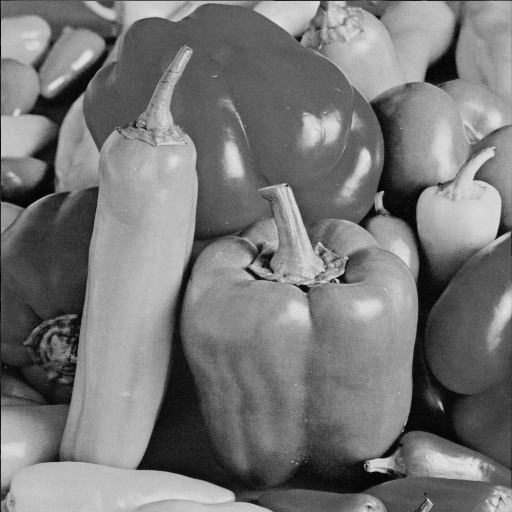
#> input picture hybrid images and corner dector/data/peppers.png, 512 x 512 px
$ python evalDenoising.py
#> lines starting #> are read from the running program, lines starting #| are printed output that depends on the picture
### hybrid images and corner dector/code/utils.py
import numpy as np
import os
import errno
import matplotlib.pyplot as plt

def imread(path):
#> called with path = '../data/peppers.png'
    img = plt.imread(path).astype(float)
#> img: shape (512, 512) float64; min 0, max 0.89, mean 0.469

    #Remove alpha channel if it exists
    if img.ndim > 2 and img.shape[2] == 4:
        img = img[:, :, 0:3]
    #Puts images values in range [0,1]
    if img.max() > 1.0:
        img /= 255.0

    return img


# [26 lines left out: functions mkdir, gaussian, not called in this run]

### hybrid images and corner dector/code/evalDenoising.py
#  This code is part of:
#
#  CMPSCI 370: Computer Vision, Spring 2023
#  University of Massachusetts, Amherst
#  Instructor: Subhransu Maji
#
#  Homework 3

import os
import time
import numpy as np
import matplotlib.pyplot as plt
import sys
from scipy.ndimage import gaussian_filter
from scipy import ndimage, datasets
from utils import imread

im = imread('../data/peppers.png')
noise1 = imread('../data/peppers_g.png')
#> call 2 of imread, with path = '../data/peppers_g.png'
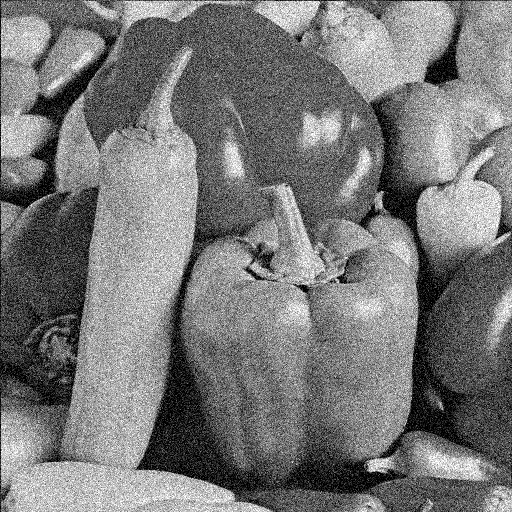
#> input picture hybrid images and corner dector/data/peppers_g.png, 512 x 512 px
noise2 = imread('../data/peppers_sp.png')
#> call 3 of imread, with path = '../data/peppers_sp.png'
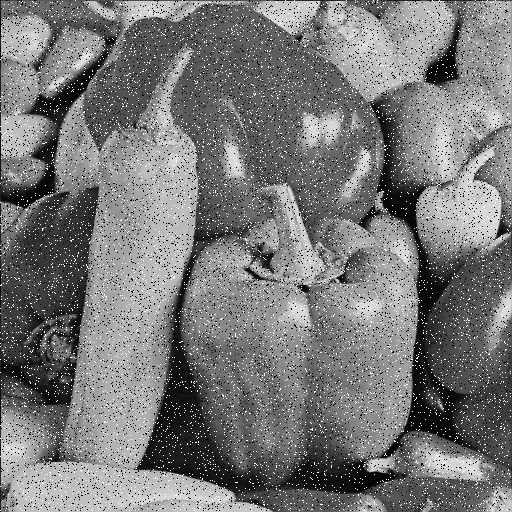
#> input picture hybrid images and corner dector/data/peppers_sp.png, 512 x 512 px

error1 = ((im - noise1)**2).sum()
#> error1 = 3450.3
error2 = ((im - noise2)**2).sum()
#> error2 = 7339.9

print('Input, Errors: {:.2f} {:.2f}'.format(error1, error2))
#| Input, Errors: 3450.26 7339.91

plt.figure(1)

plt.subplot(131)
plt.imshow(im, cmap="gray")
plt.title('Input')

plt.subplot(132)
plt.imshow(noise1, cmap="gray")
plt.title('SE {:.2f}'.format(error1))

plt.subplot(133)
plt.imshow(noise2, cmap="gray")
plt.title('SE {:.2f}'.format(error2))


# Denoising algorithm (Gaussian filtering)
g1 = gaussian_filter(noise1, sigma=1.25)
g2 = gaussian_filter(noise2, sigma=1.57)
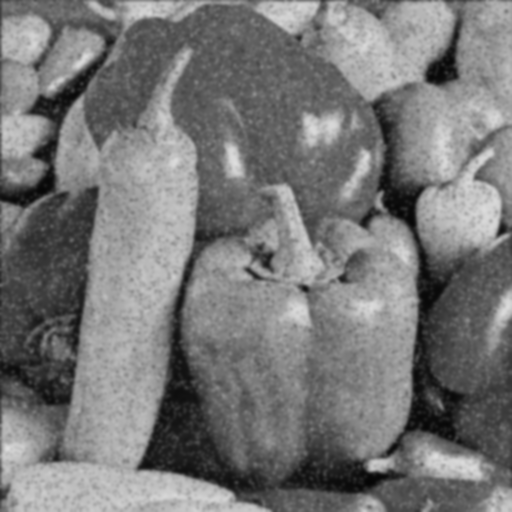
#> g2: shape (512, 512) float64; min 0.0205, max 0.877, mean 0.471
error1 = ((im - g1)**2).sum()
#> error1 = 429.4
error2 = ((im - g2)**2).sum()
#> error2 = 710.4
print('Input, Errors: {:.2f} {:.2f}'.format(error1, error2))
#| Input, Errors: 429.39 710.37

plt.figure(2)

plt.subplot(131)
plt.imshow(im, cmap="gray")
plt.title('Input')

plt.subplot(132)
plt.imshow(g1, cmap="gray")
plt.title('SE {:.2f}'.format(error1))

plt.subplot(133)
plt.imshow(g2, cmap="gray")
plt.title('SE {:.2f}'.format(error2))


# Denoising algorithm (Median filtering)
m1 = ndimage.median_filter(noise1, size=5)
m2 = ndimage.median_filter(noise2, size=3)

error1 = ((im - m1)**2).sum()
#> error1 = 548.9
error2 = ((im - m2)**2).sum()
#> error2 = 137.7
print('Input, Errors: {:.2f} {:.2f}'.format(error1, error2))
#| Input, Errors: 548.86 137.73

plt.figure(3)

plt.subplot(131)
plt.imshow(im, cmap="gray")
plt.title('Input')

plt.subplot(132)
plt.imshow(m1, cmap="gray")
plt.title('SE {:.2f}'.format(error1))

plt.subplot(133)
plt.imshow(m2, cmap="gray")
plt.title('SE {:.2f}'.format(error2))


plt.show()
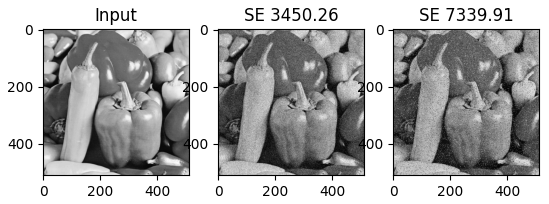
#> figure drawn by matplotlib, 3 panels
